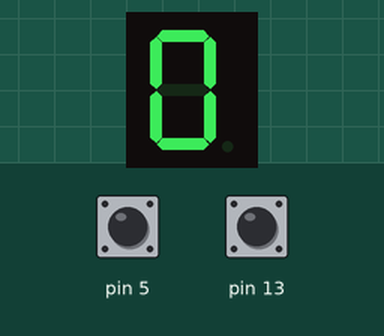
Simulated run of this sketch. Board: Arduino Uno, built with avr-gcc and run on an emulated ATmega328P. Parts: 1-digit seven-segment display. Wiring (inferred from the names in the program): 1-digit 7-segment display, segments lit when HIGH: segments pin 10, pin 9, pin 6, pin 7, pin 8, pin 11, pin 12. The inputs (shaded band) are chosen by the test bench; at power-on: pin 13 HIGH, pin 5 HIGH. The segment pins are drawn as the display they are named for.

Above: at 1.2 s.
1.3 s: pin 13 pulled LOW for 1 s
At 2.9 s:
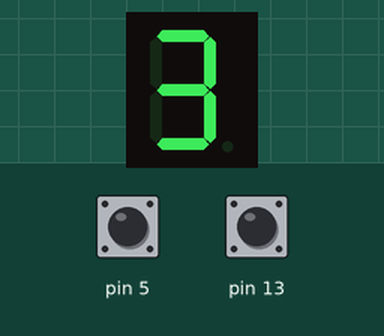
3.8 s: pin 13 pulled LOW for 0.15 s
At 5.4 s:
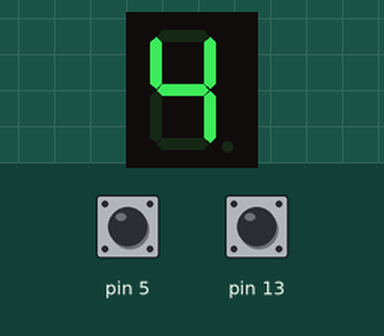
5.7 s: pin 5 pulled LOW for 3.2 s
At 6.7 s:
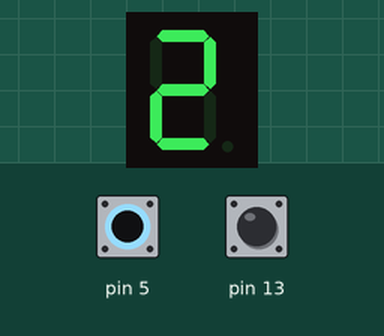
Timing chart, 0 to 8.7 s (numbered marks = the images above; inputs shaded):
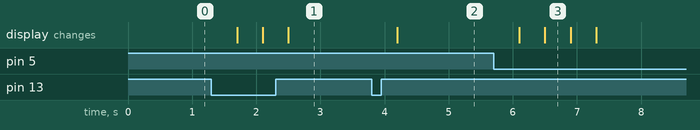

The sketch:

counter_up_down_7_segment.ino
```cpp
#include <Arduino.h>
char angka=0;
int c = 6;
int d = 7;
int e = 8;
int b = 9;
int a = 10;
int f = 11;
int g = 12;
#define s1 digitalRead(13)
#define s2 digitalRead(5)

void setup() {

  pinMode(a,OUTPUT);
  pinMode(b,OUTPUT);
  pinMode(c,OUTPUT);
  pinMode(d,OUTPUT);
  pinMode(e,OUTPUT);
  pinMode(f,OUTPUT);
  pinMode(g,OUTPUT);
  pinMode (13,INPUT_PULLUP);
  pinMode (5, INPUT_PULLUP);

}
void tampilkan_angka (void){
  if (angka==0) {
  digitalWrite (a,HIGH);
  digitalWrite (b,HIGH);
  digitalWrite (c,HIGH);
  digitalWrite (d,HIGH);
  digitalWrite (e,HIGH);
  digitalWrite (f,HIGH);
  digitalWrite (g,LOW);

  }
  if (angka==1){
  digitalWrite (a,LOW);
  digitalWrite (b,HIGH);
  digitalWrite (c,HIGH);
  digitalWrite (d,LOW);
  digitalWrite (e,LOW);
  digitalWrite (f,LOW);
  digitalWrite (g,LOW);

  }
  if (angka==2) {
  digitalWrite (a,HIGH);
  digitalWrite (b,HIGH);
  digitalWrite (c,LOW);
  digitalWrite (d,HIGH);
  digitalWrite (e,HIGH);
  digitalWrite (f,LOW);
  digitalWrite (g,HIGH);

  }
  if (angka==3) {
  digitalWrite (a,HIGH);
  digitalWrite (b,HIGH);
  digitalWrite (c,HIGH);
  digitalWrite (d,HIGH);
  digitalWrite (e,LOW);
  digitalWrite (f,LOW);
  digitalWrite (g,HIGH);

  }
  if (angka==4){
  digitalWrite (a,LOW);
  digitalWrite (b,HIGH);
  digitalWrite (c,HIGH);
  digitalWrite (d,LOW);
  digitalWrite (e,LOW);
  digitalWrite (f,HIGH);
  digitalWrite (g,HIGH);

  }
  if (angka==5){
  digitalWrite (a,HIGH);
  digitalWrite (b,LOW);
  digitalWrite (c,HIGH);
  digitalWrite (d,HIGH);
  digitalWrite (e,LOW);
  digitalWrite (f,HIGH);
  digitalWrite (g,HIGH);

  }
  if (angka==6) {
  digitalWrite (a,HIGH);
  digitalWrite (b,LOW);
  digitalWrite (c,HIGH);
  digitalWrite (d,HIGH);
  digitalWrite (e,HIGH);
  digitalWrite (f,HIGH);
  digitalWrite (g,HIGH);

  }
  if (angka==7) {
  digitalWrite (a,HIGH);
  digitalWrite (b,HIGH);
  digitalWrite (c,HIGH);
  digitalWrite (d,LOW);
  digitalWrite (e,LOW);
  digitalWrite (f,LOW);
  digitalWrite (g,LOW);

  }
  if (angka==8) {
  digitalWrite (a,HIGH);
  digitalWrite (b,HIGH);
  digitalWrite (c,HIGH);
  digitalWrite (d,HIGH);
  digitalWrite (e,HIGH);
  digitalWrite (f,HIGH);
  digitalWrite (g,HIGH);

  }
  if (angka==9)  {
  digitalWrite (a,HIGH);
  digitalWrite (b,HIGH);
  digitalWrite (c,HIGH);
  digitalWrite (d,HIGH);
  digitalWrite (e,LOW);
  digitalWrite (f,HIGH);
  digitalWrite (g,HIGH);

  }
}


void loop () {
tampilkan_angka();
if (s1==0){
tampilkan_angka();
angka++;
delay (400);
}
if (s2==0){
tampilkan_angka();
angka--;
delay (400);
}}

//if (angka>9) {
  //angka=9;

//if (angka<0) {
 // angka=0;
//}}
```

Measured:
- after the input at 1.3 s, the display: first changes after 0.40 s (image 1 shows a later state)
- after the input at 3.8 s, the display: changes after 0.40 s (image 2)
- after the input at 5.7 s, the display: first changes after 0.40 s (image 3 shows a later state)
- what the display in image 3 shows lasts 0.4 s, from 6.5 s to 6.9 s
